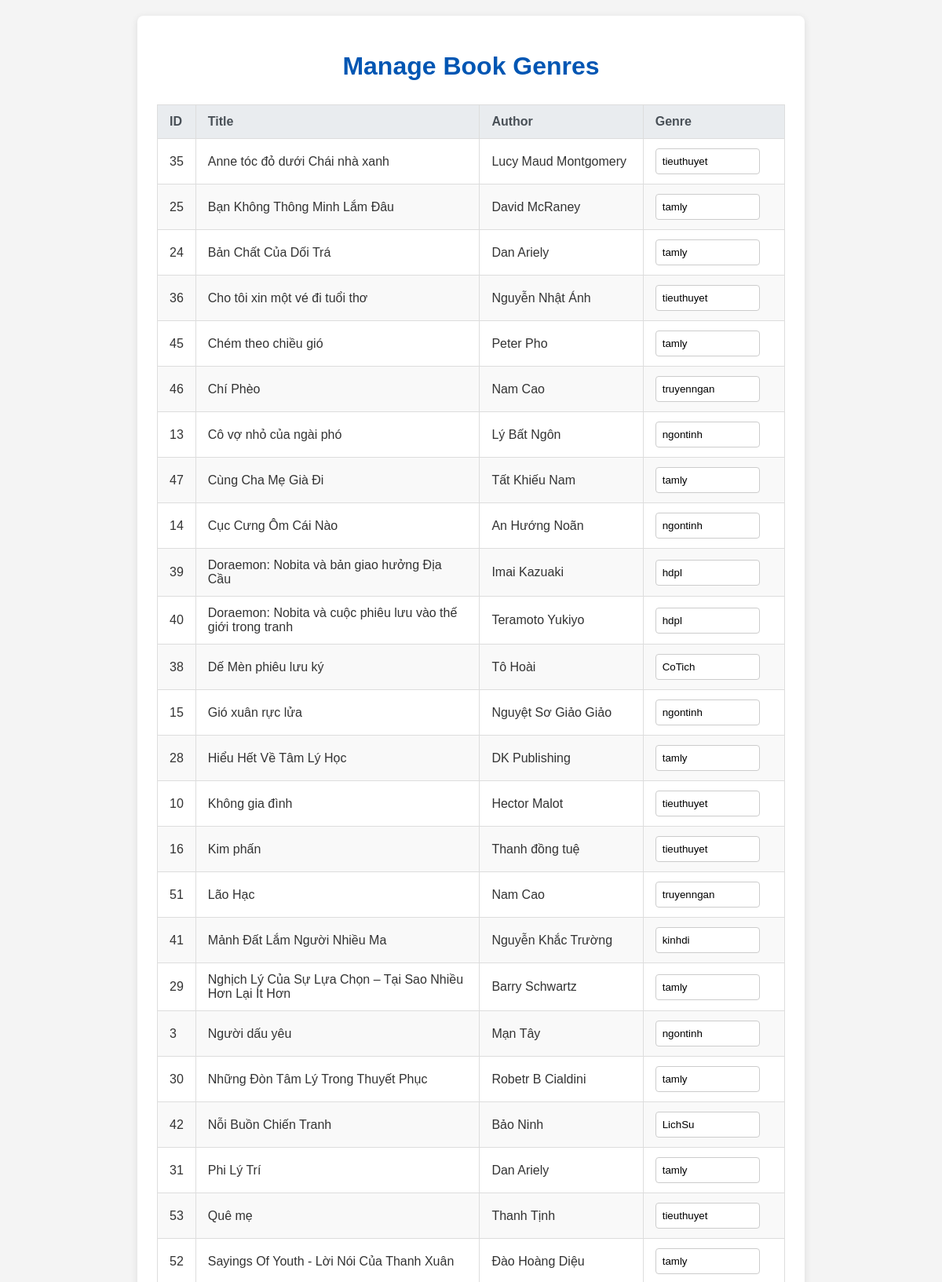
/Admin/ad.php (upper part), run on the app's committed database.
### tables this page shows
CREATE TABLE books (
            id INTEGER PRIMARY KEY AUTOINCREMENT,
            title TEXT NOT NULL,
            author TEXT NOT NULL,
            cover_image_url TEXT, -- Vẫn giữ tên cột này nhưng sẽ lưu đường dẫn tệp
            summary TEXT,
            published_date TEXT,
            read_link TEXT UNIQUE
        , genre TEXT);

### Admin/ad.php (the view, shortened to what this page needs)
<?php
$databaseFile = '../DB/Database.db';
try {
    $pdo = new PDO("sqlite:$databaseFile");
    $pdo->setAttribute(PDO::ATTR_ERRMODE, PDO::ERRMODE_EXCEPTION);
    $pdo->setAttribute(PDO::ATTR_DEFAULT_FETCH_MODE, PDO::FETCH_ASSOC);
    $stmt = $pdo->query("SELECT id, title, author, genre FROM books ORDER BY title ASC");
    $books = $stmt->fetchAll();
} catch (PDOException $e) {
    $message = "<div class='error-message'>Database error: " . $e->getMessage() . "<br>Please ensure 'books.sqlite' exists and is writable.</div>";
    $books = [];
}
?>
<!DOCTYPE html>
<html lang="en">
<head>
</head>
<body>
    <div class="container">
        <h1>Manage Book Genres</h1>
        <form method="POST" action="">
            <?php if (!empty($books)): ?>
                <table>
                    <thead>
                        <tr>
                            <th>ID</th>
                            <th>Title</th>
                            <th>Author</th>
                            <th>Genre</th>
                        </tr>
                    </thead>
                    <tbody>
                        <?php foreach ($books as $book): ?>
                            <tr>
                                <td><?php echo htmlspecialchars($book['id']); ?></td>
                                <td><?php echo htmlspecialchars($book['title']); ?></td>
                                <td><?php echo htmlspecialchars($book['author']); ?></td>
                                <td>
                                    <input
                                        type="text"
                                        name="genres[<?php echo htmlspecialchars($book['id']); ?>]"
                                        value="<?php echo htmlspecialchars($book['genre'] ?? ''); ?>"
                                        placeholder="Enter genre"
                                    >
                                </td>
                            </tr>
                        <?php endforeach; ?>
                    </tbody>
                </table>
            <?php else: ?>
                <p style="text-align: center; margin-top: 40px;">No books found in the database. Please add some books first.</p>
            <?php endif; ?>
        </form>
    </div>
</body>
</html>

### Admin/ad.php (style rules this page uses)
body { font-family: Arial, sans-serif; margin: 20px; background-color: #f4f4f4; color: #333; }
.container { max-width: 800px; margin: 0 auto; background-color: #fff; padding: 25px; border-radius: 8px; box-shadow: 0 2px 10px rgba(0,0,0,0.1); }
h1 { color: #0056b3; text-align: center; margin-bottom: 30px; }
table { width: 100%; border-collapse: collapse; margin-top: 20px; }
th, td { padding: 12px 15px; border: 1px solid #ddd; text-align: left; }
th { background-color: #e9ecef; color: #495057; font-weight: bold; }
tr:nth-child(even) { background-color: #f9f9f9; }
input[type="text"] { width: calc(100% - 16px); padding: 8px; border: 1px solid #ccc; border-radius: 4px; box-sizing: border-box; }

### data on the page
books: id "35", title "Anne tóc đỏ dưới Chái nhà xanh", author "Lucy Maud Montgomery", genre "tieuthuyet"
books: id "25", title "Bạn Không Thông Minh Lắm Đâu", author "David McRaney", genre "tamly"
books: id "24", title "Bản Chất Của Dối Trá", author "Dan Ariely", genre "tamly"
books: id "36", title "Cho tôi xin một vé đi tuổi thơ", author "Nguyễn Nhật Ánh", genre "tieuthuyet"
books: id "45", title "Chém theo chiều gió", author "Peter Pho", genre "tamly"
books: id "46", title "Chí Phèo", author "Nam Cao", genre "truyenngan"
books: id "13", title "Cô vợ nhỏ của ngài phó", author "Lý Bất Ngôn", genre "ngontinh"
books: id "47", title "Cùng Cha Mẹ Già Đi", author "Tất Khiếu Nam", genre "tamly"
books: id "14", title "Cục Cưng Ôm Cái Nào", author "An Hướng Noãn", genre "ngontinh"
books: id "39", title "Doraemon: Nobita và bản giao hưởng Địa Cầu", author "Imai Kazuaki", genre "hdpl"
books: id "40", title "Doraemon: Nobita và cuộc phiêu lưu vào thế giới trong tranh", author "Teramoto Yukiyo", genre "hdpl"
books: id "38", title "Dế Mèn phiêu lưu ký", author "Tô Hoài", genre "CoTich"
books: id "15", title "Gió xuân rực lửa", author "Nguyệt Sơ Giảo Giảo", genre "ngontinh"
books: id "28", title "Hiểu Hết Về Tâm Lý Học", author "DK Publishing", genre "tamly"
books: id "10", title "Không gia đình", author "Hector Malot", genre "tieuthuyet"
books: id "16", title "Kim phấn", author "Thanh đồng tuệ", genre "tieuthuyet"
books: id "51", title "Lão Hạc", author "Nam Cao", genre "truyenngan"
books: id "41", title "Mảnh Đất Lắm Người Nhiều Ma", author "Nguyễn Khắc Trường", genre "kinhdi"
books: id "29", title "Nghịch Lý Của Sự Lựa Chọn – Tại Sao Nhiều Hơn Lại Ít Hơn", author "Barry Schwartz", genre "tamly"
books: id "3", title "Người dấu yêu", author "Mạn Tây", genre "ngontinh"
books: id "30", title "Những Đòn Tâm Lý Trong Thuyết Phục", author "Robetr B Cialdini", genre "tamly"
books: id "42", title "Nỗi Buồn Chiến Tranh", author "Bảo Ninh", genre "LichSu"
books: id "31", title "Phi Lý Trí", author "Dan Ariely", genre "tamly"
books: id "53", title "Quê mẹ", author "Thanh Tịnh", genre "tieuthuyet"
books: id "52", title "Sayings Of Youth - Lời Nói Của Thanh Xuân", author "Đào Hoàng Diệu", genre "tamly"
